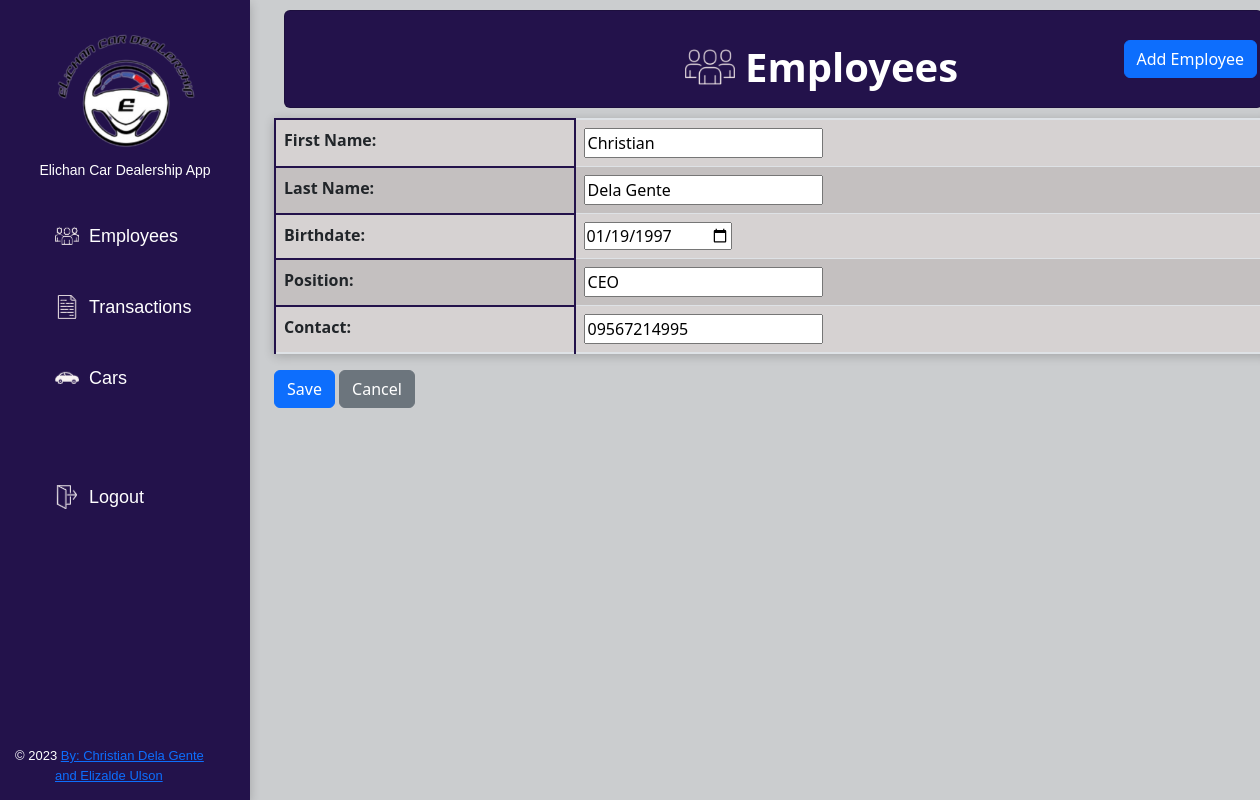
The app's page /edit_employee/1/ with its own data.
### employees/models.py (models this page shows, shortened)
class Employee(models.Model):
    fname = models.CharField(max_length=100)
    lname = models.CharField(max_length=100)
    birthdate = models.DateField()
    position = models.CharField(max_length=100)
    contact = models.CharField(max_length=100)

### employees/views.py (the view)
# urls.py: path('edit_employee/<int:employee_id>/', views.edit_employee, name='edit_employee'),
def edit_employee(request, employee_id):
    employee = get_object_or_404(Employee, id=employee_id)
    if request.method == 'POST':
        form = EmployeeForm(request.POST, instance=employee)
        if form.is_valid():
            form.save()
            return redirect('employees')
    else:
        form = EmployeeForm(instance=employee)
    return render(request, 'edit_employee.html', {'form': form, 'employee_id': employee_id, 'employee': employee})

### employees/forms.py
class EmployeeForm(forms.ModelForm):
    class Meta:
        model = Employee
        fields = ['fname', 'lname', 'birthdate', 'position', 'contact']

### employees/templates/employees/edit_employee.html (shortened to what this page needs)
<!DOCTYPE html>
<html>
<head>
{% extends 'employees/sidebar.html' %}
{% block content %}
{% load static %}
<link rel="stylesheet" type="text/css" href="{% static 'css/bootstrap.min.css' %}">
<link rel="stylesheet" type="text/css" href="{% static 'css/style.css' %}">
<link rel="stylesheet" type="text/css" href="{% static 'css/tables-buttons.css' %}">
</head>
<body>
<div class="container">
  <div class="card strpied-tabled-with-hover" style="margin: 10px">
    <div class="d-flex justify-content-between align-items-center">
      <div class="d-flex align-items-center">
        <img src="{% static 'img/team-logo.png' %}" height="50px" width="50px" style="margin-right: 10px; margin-left: 400px; margin-top: 15px;">
        <h1>Employees</h1>
      </div>
      <a href="{% url 'add_employee' %}" class="btn btn-primary" style="margin-right: 5px">Add Employee</a>
    </div>
  </div>
  <form method="post" action="{% url 'edit_employee' employee_id=employee_id %}">
    <table class="table">
      <tbody>
        <tr>
          <th>First Name:</th>
          <td><input type="text" name="fname" value="{{ employee.fname }}" required></td>
        </tr>
        <tr>
          <th>Last Name:</th>
          <td><input type="text" name="lname" value="{{ employee.lname }}" required></td>
        </tr>
        <tr>
          <th>Birthdate:</th>
          <td><input type="date" name="birthdate" value="{{ employee.birthdate|date:'Y-m-d' }}" required></td>
        </tr>
        <tr>
          <th>Position:</th>
          <td><input type="text" name="position" value="{{ employee.position }}" required></td>
        </tr>
        <tr>
          <th>Contact:</th>
          <td><input type="text" name="contact" value="{{ employee.contact }}" required></td>
        </tr>
      </tbody>
    </table>
    <button type="submit" class="btn btn-primary">Save</button>
    <a href="{% url 'employees' %}" class="btn btn-secondary">Cancel</a>
  </form>
</div>
{% endblock %}

### static/css/style.css (style rules this page uses)
a, p { font-family: Verdana, Geneva, Tahoma, sans-serif; font-size: large; }
body { overflow-x: hidden; margin: 0; padding: 0; }

### static/css/tables-buttons.css (style rules this page uses)
.content, body { background-color: #cbcdcf; }
table { border-collapse: collapse; width: 100%; max-width: 1000px; margin: 0 auto; border: solid; border-color: rgb(35, 18, 75); border-width: 2px; box-shadow: 0px 2px 10px rgba(0, 0, 0, 0.2); }
th, td { text-align: left; padding: 8px; }
th { background-color: #f2f2f2; font-weight: bold; border-bottom: solid; border-color: rgb(35, 18, 75); border-width: 2px; }
tr:nth-child(odd) { background-color: #d6d2d2; }
tr:nth-child(even) { background-color: #c4c0c0; }
h1 { font-weight: bold; text-align: center; margin-top: 32px; margin-bottom: 16px; color: white; }
.card.strpied-tabled-with-hover { background-color: rgb(35, 18, 75); }
button, .submit { display: inline-block; padding: 8px 16px; font-size: 14px; font-weight: bold; text-align: center; text-decoration: none; background-color: #007bff; color: #fff; border: none; border-radius: 4px; cursor: pointer; transition: 0.15s; }

### records on screen
Employee: fname "Christian", lname "Dela Gente", birthdate "01/19/1997", position "CEO", contact "09567214995"
